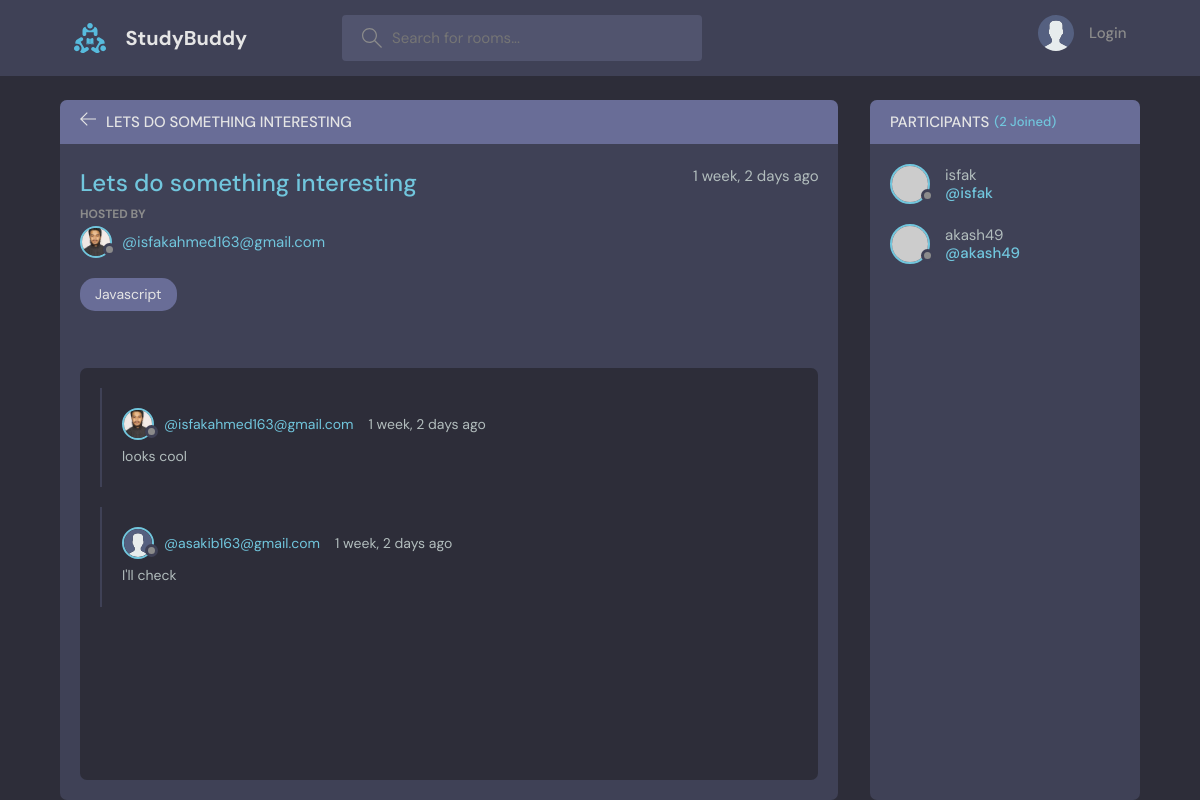
/room/1, run on the app's committed database.
### base/models.py (models this page shows, shortened)
class Rooom(models.Model):
    host = models.ForeignKey(User, on_delete=models.SET_NULL, null=True)
    topic = models.ForeignKey(Topic, on_delete=models.SET_NULL, null=True)
    name = models.CharField(max_length=200)
    description = models.TextField(null = True, blank=True)
    participants = models.ManyToManyField(User, related_name='participants', blank=True)
    updated = models.DateTimeField(auto_now=True)
    created = models.DateTimeField(auto_now_add=True)
    class Meta:
        ordering = ['-updated', '-created']

class User(AbstractUser):
    name = models.CharField(max_length=200, null = True)
    email = models.EmailField(unique = True, null=True)
    bio = models.TextField(null = True)
    avatar = models.ImageField(null = True, default = "avatar.svg")
    USERNAME_FIELD = 'email'
    REQUIRED_FIELDS = []

class Topic(models.Model):
    name = models.CharField(max_length=200)
    def __str__(self):
        return self.name

class Message(models.Model):
    user = models.ForeignKey(User, on_delete = CASCADE)
    room = models.ForeignKey(Rooom, on_delete=models.CASCADE)
    body = models.TextField()
    updated = models.DateTimeField(auto_now=True)
    created = models.DateTimeField(auto_now_add=True)
    class Meta:
        ordering = ['-updated', '-created']

### base/views.py (the view, shortened to what this page needs)
# urls.py: path('room/<str:pk>', views.room, name = 'room'),
def room(request, pk ):
    room = Rooom.objects.get(id =pk)
    room_messages = room.message_set.all().order_by('created')
    participants = room.participants.all()
    context = {
        'room' : room,
        'room_messages' : room_messages,
        'participants' : participants,
    }
    return render(request, 'room.html', context)

### base/templates/room.html (shortened to what this page needs)
{% extends "main.html" %}
{% block content %}
<main class="profile-page layout layout--2">
  <div class="container">
    <div class="room">
      <div class="room__top">
        <div class="room__topLeft">
          <a href="{% url 'home' %}">
            <svg version="1.1" xmlns="http://www.w3.org/2000/svg" width="32" height="32" viewBox="0 0 32 32">
              <title>arrow-left</title>
              <path
                d="M13.723 2.286l-13.723 13.714 13.719 13.714 1.616-1.611-10.96-10.96h27.625v-2.286h-27.625l10.965-10.965-1.616-1.607z">
              </path>
            </svg>
          </a>
          <h3>{{room.name}}</h3>
        </div>
      </div>
      <div class="room__box scroll">
        <div class="room__header scroll">
          <div class="room__info">
            <h3>{{room.name}}</h3>
            <span> {{room.created|timesince}} ago</span>
          </div>
          <div class="room__hosted">
            <p>Hosted By</p>
            <a href=" {% url 'userprofile' room.host.id %} " class="room__author">
              <div class="avatar avatar--small">
                <img src="{{room.host.avatar.url}}" />
              </div>
              <span>@{{room.host}}</span>
            </a>
          </div>
          <span class="room__topics">{{room.topic}}</span>
        </div>
        <div class="room__conversation">
          <div class="threads scroll">
            {% for msg in room_messages %}
            <div class="thread">
              <div class="thread__top">
                <div class="thread__author">
                  <a href=" {% url 'userprofile' msg.user.id %} " class="thread__authorInfo">
                    <div class="avatar avatar--small">
                      <img src="{{msg.user.avatar.url}}" />
                    </div>
                    <span>@{{msg.user}}</span>
                  </a>
                  <span class="thread__date">{{msg.created|timesince}} ago</span>
                </div>
              </div>
              <div class="thread__details">
                {{msg.body}}
              </div>
            </div>
            {% endfor %}
          </div>
        </div>
      </div>
    </div>
    <div class="participants">
      <h3 class="participants__top">Participants <span>({{room.participants.count}} Joined)</span></h3>
      <div class="participants__list scroll">
        {% for participant in participants %}
        <a href="{% url 'userprofile' participant.id  %}" class="participant">
          <div class="avatar avatar--medium">
            <img src="https://randomuser.me/api/portraits/men/37.jpg" />
          </div>
          <p>
            {{participant.username}}
            <span>@{{participant.username}}</span>
          </p>
        </a>
        {% endfor %}
      </div>
    </div>
  </div>
</main>
{% endblock content %}

### data on the page
Rooom: name "LETS DO SOMETHING INTERESTING", name "Lets do something interesting", created "1 week, 2 days", host.avatar (picture), host "isfakahmed163@gmail.com", topic "Javascript", participants.count "2"
Message: user.avatar (picture), user "isfakahmed163@gmail.com", created "1 week, 2 days", body "looks cool"
Message: user.avatar (placeholder picture), user "asakib163@gmail.com", created "1 week, 2 days", body "I'll check"
User: username "isfak"
User: username "akash49"
